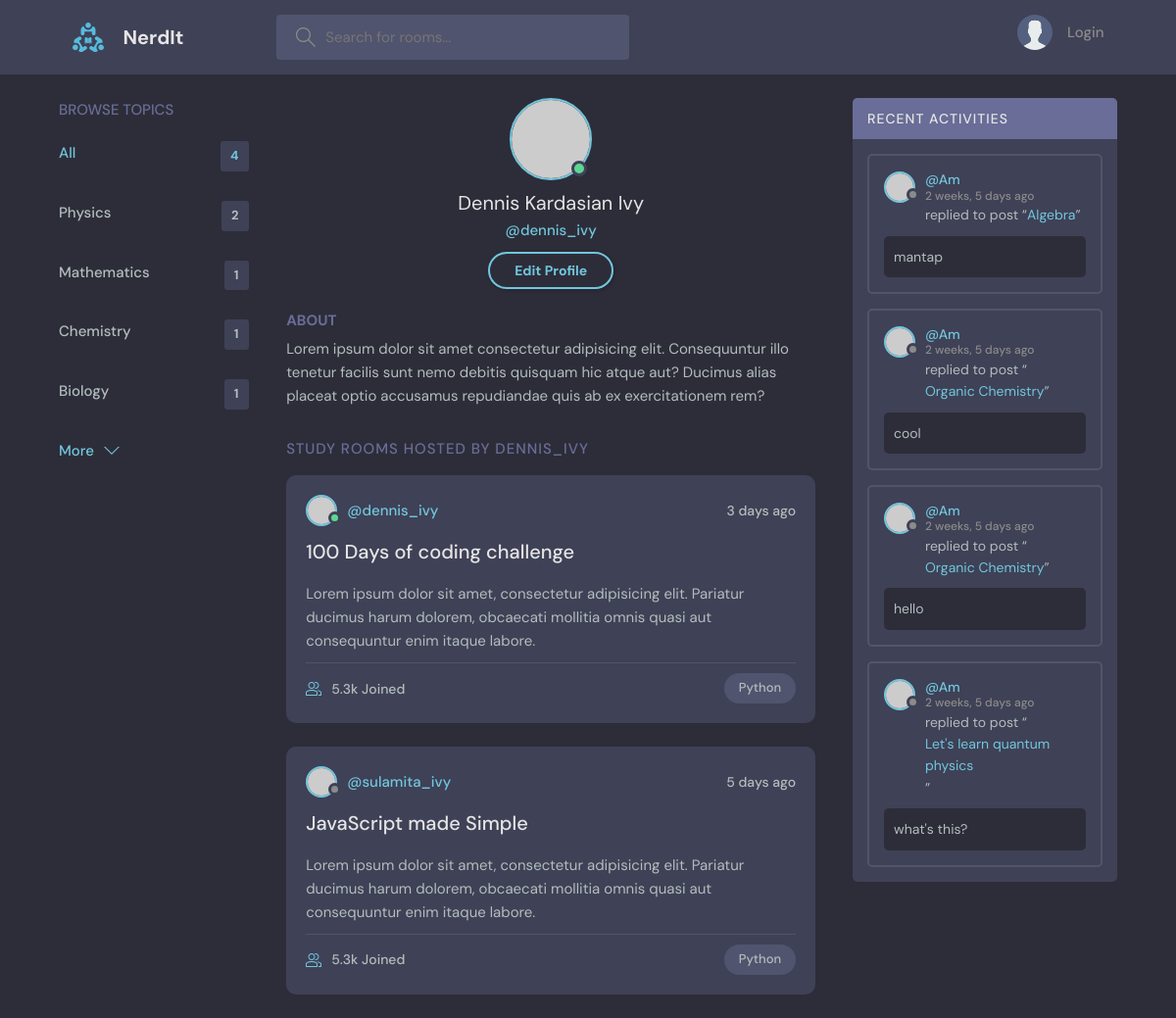
The app's page /profile/1 with its own data.
### base/models.py (models this page shows, shortened)
class Topic(models.Model):
    name=models.CharField(max_length=200)

class Message(models.Model):
    user = models.ForeignKey(User, on_delete=models.CASCADE)
    room = models.ForeignKey(Room, on_delete=models.CASCADE)
    body = models.TextField()
    updated = models.DateTimeField(auto_now=True)
    created = models.DateTimeField(auto_now_add=True)
    class Meta:
        ordering = ['-updated', '-created']

class Room(models.Model):
    host = models.ForeignKey(User, on_delete=models.SET_NULL, null=True)
    topic = models.ForeignKey(Topic, on_delete=models.SET_NULL, null=True)
    name  = models.CharField(max_length=200)
    description = models.TextField(null=True, blank=True)
    participants = models.ManyToManyField(User, related_name='participants', blank=True)
    updated = models.DateTimeField(auto_now=True)
    created = models.DateTimeField(auto_now_add=True)
    class Meta:
        ordering = ['-updated', '-created']
    def __str__(self):
        return self.name

### base/views.py (the view)
# urls.py: path('profile/<str:pk>', views.userProfile, name="user-profile"),
def userProfile(request, pk):
    user = User.objects.get(id=pk)
    rooms = user.room_set.all()
    room_messages = user.message_set.all()
    topics = Topic.objects.all()
    context={'user':user, 'rooms':rooms, 'room_messages':room_messages, 'topics':topics }
    return render(request, 'base/profile.html', context)

### base/templates/base/profile.html (shortened to what this page needs)
{% extends 'main.html' %}
{% block content %}
  <main class="profile-page layout layout--3">
    <div class="container">
      {% include 'base/topics_component.html' %}
      <div class="roomList">
        <div class="profile">
          <div class="profile__avatar">
            <div class="avatar avatar--large active">
              <img src="https://randomuser.me/api/portraits/men/11.jpg" />
            </div>
          </div>
          <div class="profile__info">
            <h3>Dennis Kardasian Ivy</h3>
            <p>@dennis_ivy</p>
            <a href="edit-user.html" class="btn btn--main btn--pill">Edit Profile</a>
          </div>
          <div class="profile__about">
            <h3>About</h3>
            <p>
              Lorem ipsum dolor sit amet consectetur adipisicing elit. Consequuntur illo tenetur
              facilis sunt nemo debitis quisquam hic atque aut? Ducimus alias placeat optio
              accusamus repudiandae quis ab ex exercitationem rem?
            </p>
          </div>
        </div>
        <div class="roomList__header">
          <div>
            <h2>Study Rooms Hosted by dennis_ivy</a>
            </h2>
          </div>
        </div>
        <div class="roomListRoom">
          <div class="roomListRoom__header">
            <a href="profile.html" class="roomListRoom__author">
              <div class="avatar avatar--small active">
                <img src="https://randomuser.me/api/portraits/men/11.jpg" />
              </div>
              <span>@dennis_ivy</span>
            </a>
            <div class="roomListRoom__actions">
              <span>3 days ago</span>
            </div>
          </div>
          <div class="roomListRoom__content">
            <a href="room.html">100 Days of coding challenge</a>
            <p>
              Lorem ipsum dolor sit amet, consectetur adipisicing elit. Pariatur ducimus harum
              dolorem, obcaecati mollitia omnis quasi aut consequuntur enim itaque labore.
            </p>
          </div>
          <div class="roomListRoom__meta">
            <a class="roomListRoom__joined">
              5.3k Joined
            </a>
            <p class="roomListRoom__topic">Python</p>
          </div>
        </div>
        <div class="roomListRoom">
          <div class="roomListRoom__header">
            <a href="profile.html" class="roomListRoom__author">
              <div class="avatar avatar--small">
                <img src="https://randomuser.me/api/portraits/women/11.jpg" />
              </div>
              <span>@sulamita_ivy</span>
            </a>
            <div class="roomListRoom__actions">
              <span>5 days ago</span>
            </div>
          </div>
          <div class="roomListRoom__content">
            <a href="room.html">JavaScript made Simple</a>
            <p>
              Lorem ipsum dolor sit amet, consectetur adipisicing elit. Pariatur ducimus harum
              dolorem, obcaecati mollitia omnis quasi aut consequuntur enim itaque labore.
            </p>
          </div>
          <div class="roomListRoom__meta">
            <a href="room.html" class="roomListRoom__joined">
              5.3k Joined
            </a>
            <p class="roomListRoom__topic">Python</p>
          </div>
        </div>
      </div>
      {% include 'base/activity_component.html' %}
    </div>
  </main>
{% endblock content %}

### base/templates/base/topics_component.html
<div class="topics">
    <div class="topics__header">
      <h2>Browse Topics</h2>
    </div>
    <ul class="topics__list">
      <li>
        <a href="{% url 'home' %}" class="active">All <span>{{topics.count}}</span></a>
      </li>
      {% for topic in topics %}
      <li>
        <a href="{% url 'home' %}?q={{topic.name}}">{{topic.name}}<span>{{topic.room_set.all.count}}</span></a>
      </li>
      {% endfor %}
    </ul>
    <a class="btn btn--link" href="topics.html">
      More
      <svg version="1.1" xmlns="http://www.w3.org/2000/svg" width="32" height="32" viewBox="0 0 32 32">
        <title>chevron-down</title>
        <path d="M16 21l-13-13h-3l16 16 16-16h-3l-13 13z"></path>
      </svg>
    </a>
  </div>

### base/templates/base/activity_component.html
<div class="activities">
    <div class="activities__header">
      <h2>Recent Activities</h2>
    </div>
    {% for message in room_messages %}
    <div class="activities__box">
      <div class="activities__boxHeader roomListRoom__header">
        <a href="{% url 'user-profile' message.user.id %}" class="roomListRoom__author">
          <div class="avatar avatar--small">
            <img src="https://randomuser.me/api/portraits/women/11.jpg" />
          </div>
          <p>
            @{{message.user}}
            <span>{{message.created|timesince}} ago</span>
          </p>
        </a>
      </div>
      <div class="activities__boxContent">
        <p>replied to post “<a href="{% url 'room' message.room.id %}">{{message.room}}</a>”</p>
        <div class="activities__boxRoomContent">
          {{message.body}}
        </div>
      </div>
    </div>
    {% endfor %}
  </div>

### records on screen
Topic: name "Physics", room_set.all.count "2"
Topic: name "Mathematics", room_set.all.count "1"
Topic: name "Chemistry", room_set.all.count "1"
Topic: name "Biology", room_set.all.count "1"
Message: user "Am", created "2 weeks, 5 days", room "Algebra", body "mantap"
Message: user "Am", created "2 weeks, 5 days", room "Organic Chemistry", body "cool"
Message: user "Am", created "2 weeks, 5 days", room "Organic Chemistry", body "hello"
Message: user "Am", created "2 weeks, 5 days", room "Let's learn quantum physics", body "what's this?"

### other values on screen
{{ topics.count }} "4"
